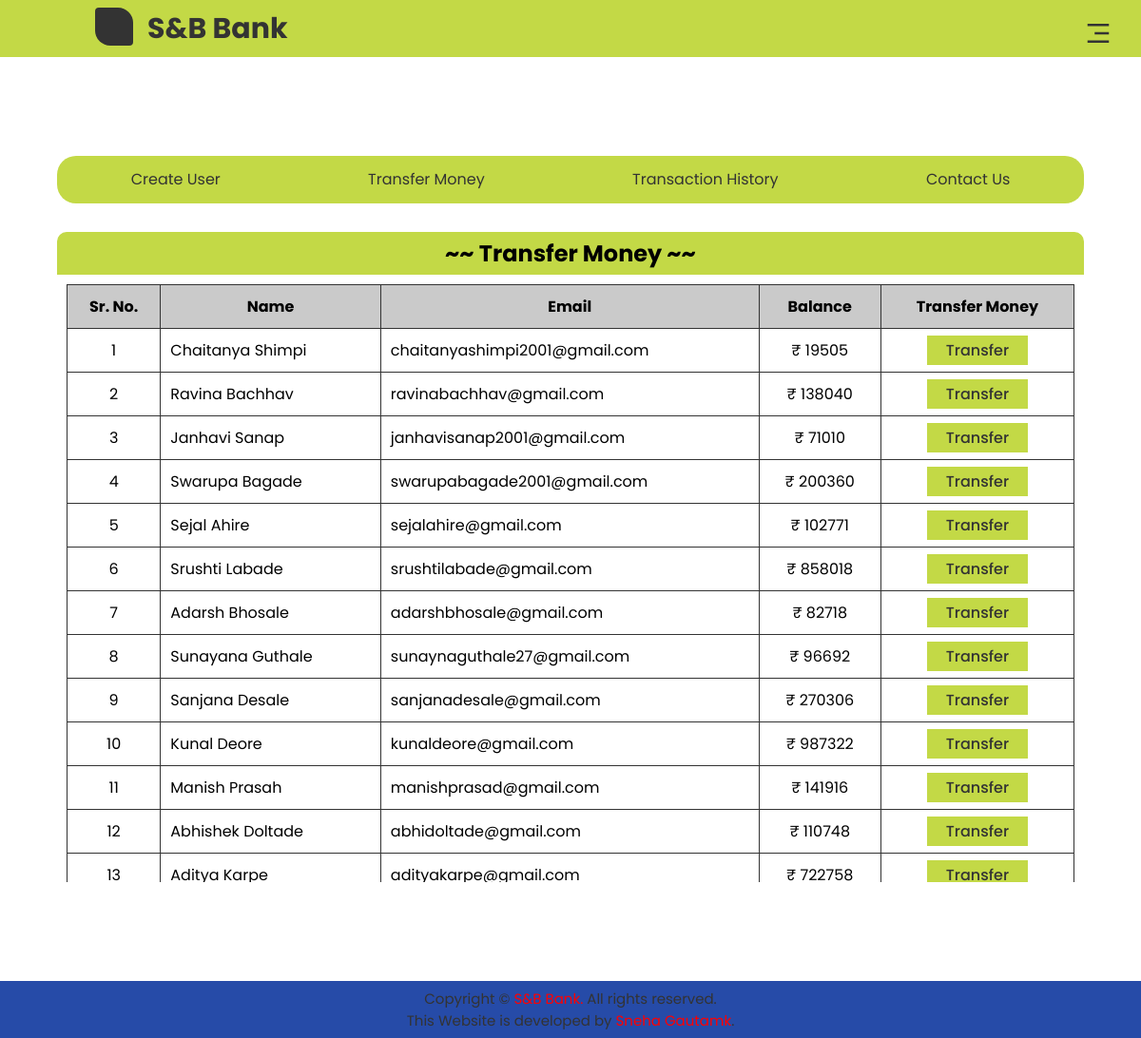
/transfer-money.php, run on the app's committed database.
### tables this page shows
CREATE TABLE `user` (
  `id` int(5) NOT NULL,
  `name` varchar(50) NOT NULL,
  `email` varchar(100) NOT NULL,
  `balance` int(10) NOT NULL
);

### transfer-money.php (the view, shortened to what this page needs)
<!DOCTYPE html>
<html lang="en">
  <head>
    <link rel="stylesheet" href="./assets/css/app.css" />
    <link
      href="https://cdn.jsdelivr.net/npm/remixicon@2.5.0/fonts/remixicon.css"
      rel="stylesheet"
    />
  </head>
  <body>
  <?php
      include "./components/header.php";
      ?>
    <main class="crtbanking">
      <div class="crtComponent">
        <?php
            require "./components/all-in-one-component.php"
        ?>
        <div class="compMainNav">
          <h2>~~ Transfer Money ~~</h2>
          <div class="userTable">
            <table class="userDetails">
              <tr>
                <th>Sr. No.</th>
                <th>Name</th>
                <th>Email</th>
                <th>Balance</th>
                <th>Transfer Money</th>
              </tr>
                <?php
                require 'backend/config.php';
                $select = "SELECT * FROM user";
                $selectResult = $conn->query($select);
                $srno = 1;
                while($row = mysqli_fetch_array($selectResult)){
                    echo "<tr><td class= 'center'>$srno</td>";
                    echo "<td>$row[name]</td>";
                    echo "<td>$row[email]</td>";
                    echo "<td class= 'center'>&#8377; $row[balance]</td>";
                    echo "<td class='center'><a href='transfer.php?id=$row[id]'>Transfer</a></td></tr>";
                    $srno += 1;
                }
                ?>
            </table>
          </div>
        </div>
      </div>
    </main>
    <?php
        include './components/footer.php';
    ?>
  </body>
</html>

### assets/css/app.css (style rules this page uses)
* { margin: 0; padding: 0; box-sizing: border-box; font-family: 'Poppins', sans-serif; }
body { width: 100vw; overflow-x: hidden; }
a { text-decoration: none; }
main { height: 100vh; display: flex; align-items: center; justify-content: center; }
.crtComponent { height: 70vh; width: 70vw; display: flex; align-items: space-between; justify-content: space-between; }
.compMainNav { overflow: hidden; border-radius: 20px; width: 76%; box-shadow: 0 0 15px rgba(0, 0, 0, 0.26); }
.compMainNav h2 { width: 100%; text-align: center; background-color: #c3d946; padding: 5px 0; }
.userTable { height: 600px; overflow-y: auto; margin: 10px; }
table.userDetails { width: 100%; border: 1px solid #333; border-collapse: collapse; }
table.userDetails tr:first-child { background-color: rgba(107, 107, 107, 0.356); }
table.userDetails th, table.userDetails td { border: 1px solid #333; padding: 10px; }
table.userDetails a { background-color: #c3d946; padding: 4px 20px; color: #333; font-weight: 500; }
.center { text-align: center; }
@media only screen and (max-width: 1400px) { .crtComponent { width: 90vw; } }
@media only screen and (max-width: 1201px) { .crtComponent { flex-direction: column; align-items: center; justify-content: flex-start; } }
@media only screen and (max-width: 1201px) { .compMainNav { width: 100%; box-shadow: none; height: max-content; border-radius: 10px 10px 0 0; padding-bottom: 40px; } }
@media only screen and (max-width: 1201px) { .userTable { height: 100%; padding-bottom: 20px; } }

### data on the page
user: name "Chaitanya Shimpi", email "chaitanyashimpi2001@gmail.com", balance "19505"
user: name "Ravina Bachhav", email "ravinabachhav@gmail.com", balance "138040"
user: name "Janhavi Sanap", email "janhavisanap2001@gmail.com", balance "71010"
user: name "Swarupa Bagade", email "swarupabagade2001@gmail.com", balance "200360"
user: name "Sejal Ahire", email "sejalahire@gmail.com", balance "102771"
user: name "Srushti Labade", email "srushtilabade@gmail.com", balance "858018"
user: name "Adarsh Bhosale", email "adarshbhosale@gmail.com", balance "82718"
user: name "Sunayana Guthale", email "sunaynaguthale27@gmail.com", balance "96692"
user: name "Sanjana Desale", email "sanjanadesale@gmail.com", balance "270306"
user: name "Kunal Deore", email "kunaldeore@gmail.com", balance "987322"
user: name "Manish Prasah", email "manishprasad@gmail.com", balance "141916"
user: name "Abhishek Doltade", email "abhidoltade@gmail.com", balance "110748"
user: name "Aditya Karpe", email "adityakarpe@gmail.com", balance "722758"
